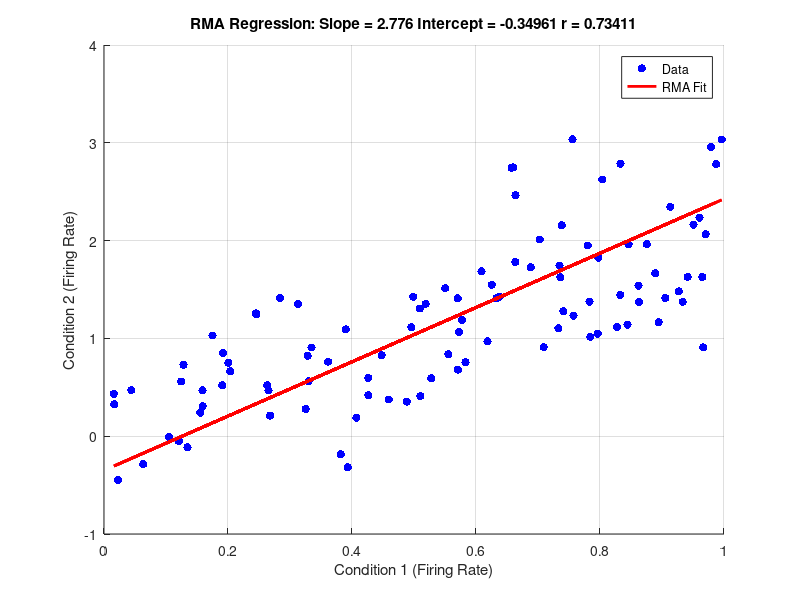

Source code (MATLAB):
% testsim_rma_regression

% When neither variable is strictly dependent on the other, and you want to assess the linear relationship and slope between two variables, 
% reduced major axis (RMA) regression or Deming regression is appropriate. 
% These methods account for measurement variability in both variables, unlike ordinary least squares (OLS) regression, which assumes all error is in the dependent variable.


% Example data
x = rand(100, 1); % Firing rates in condition 1
y = 2 * x + randn(100, 1) * 0.5; % Firing rates in condition 2

% Calculate Pearson correlation coefficient
r = corr(x, y);

% Calculate RMA regression slope and intercept
slope_rma = sign(r) * std(y) / std(x);
intercept_rma = mean(y) - slope_rma * mean(x);

% Generate fitted values
y_fit = slope_rma * x + intercept_rma;

% Plot scatter and regression line
figure;
scatter(x, y, 'b', 'filled'); hold on;
plot(x, y_fit, 'r-', 'LineWidth', 2);
xlabel('Condition 1 (Firing Rate)');
ylabel('Condition 2 (Firing Rate)');
title(['RMA Regression: Slope = ', num2str(slope_rma), ' Intercept = ', num2str(intercept_rma), ' r = ', num2str(r)]);
legend('Data', 'RMA Fit', 'Location', 'Best');
grid on;

% Other options:
if 0
s=[2,2];
[b_rma,bint,l,ang,r] = rmaregress(x,y,s);

[b sigma2_x x_est y_est stats] = deming(x,y);
end